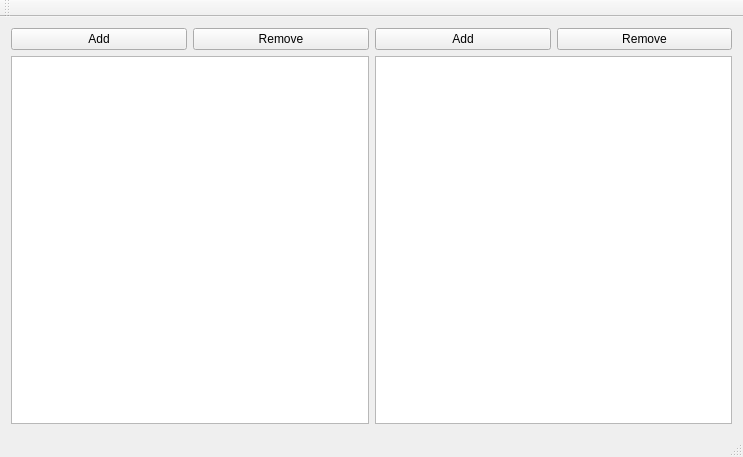
<?xml version="1.0" encoding="UTF-8"?>
<ui version="4.0">
 <class>MainWindow</class>
 <widget class="QMainWindow" name="MainWindow">
  <property name="geometry">
   <rect>
    <x>0</x>
    <y>0</y>
    <width>743</width>
    <height>457</height>
   </rect>
  </property>
  <property name="windowTitle">
   <string>MainWindow</string>
  </property>
  <widget class="QWidget" name="centralWidget">
   <layout class="QHBoxLayout" name="horizontalLayout_3">
    <item>
     <layout class="QVBoxLayout" name="verticalLayout">
      <item>
       <layout class="QHBoxLayout" name="horizontalLayout">
        <item>
         <widget class="QPushButton" name="left_add">
          <property name="text">
           <string>Add</string>
          </property>
         </widget>
        </item>
        <item>
         <widget class="QPushButton" name="left_remove">
          <property name="text">
           <string>Remove</string>
          </property>
         </widget>
        </item>
       </layout>
      </item>
      <item>
       <widget class="QTableView" name="inbox"/>
      </item>
     </layout>
    </item>
    <item>
     <layout class="QVBoxLayout" name="verticalLayout_2">
      <item>
       <layout class="QHBoxLayout" name="horizontalLayout_2">
        <item>
         <widget class="QPushButton" name="right_add">
          <property name="text">
           <string>Add</string>
          </property>
         </widget>
        </item>
        <item>
         <widget class="QPushButton" name="right_remove">
          <property name="text">
           <string>Remove</string>
          </property>
         </widget>
        </item>
       </layout>
      </item>
      <item>
       <widget class="QTableView" name="list"/>
      </item>
     </layout>
    </item>
   </layout>
  </widget>
  <widget class="QMenuBar" name="menuBar">
   <property name="geometry">
    <rect>
     <x>0</x>
     <y>0</y>
     <width>743</width>
     <height>21</height>
    </rect>
   </property>
  </widget>
  <widget class="QToolBar" name="mainToolBar">
   <attribute name="toolBarArea">
    <enum>TopToolBarArea</enum>
   </attribute>
   <attribute name="toolBarBreak">
    <bool>false</bool>
   </attribute>
  </widget>
  <widget class="QStatusBar" name="statusBar"/>
 </widget>
 <layoutdefault spacing="6" margin="11"/>
 <resources/>
 <connections>
  <connection>
   <sender>left_add</sender>
   <signal>clicked()</signal>
   <receiver>MainWindow</receiver>
   <slot>onLeftAdd()</slot>
   <hints>
    <hint type="sourcelabel">
     <x>141</x>
     <y>60</y>
    </hint>
    <hint type="destinationlabel">
     <x>190</x>
     <y>66</y>
    </hint>
   </hints>
  </connection>
  <connection>
   <sender>left_remove</sender>
   <signal>clicked()</signal>
   <receiver>MainWindow</receiver>
   <slot>onLeftRemove()</slot>
   <hints>
    <hint type="sourcelabel">
     <x>352</x>
     <y>53</y>
    </hint>
    <hint type="destinationlabel">
     <x>372</x>
     <y>60</y>
    </hint>
   </hints>
  </connection>
  <connection>
   <sender>right_add</sender>
   <signal>clicked()</signal>
   <receiver>MainWindow</receiver>
   <slot>onRightAdd()</slot>
   <hints>
    <hint type="sourcelabel">
     <x>532</x>
     <y>60</y>
    </hint>
    <hint type="destinationlabel">
     <x>558</x>
     <y>67</y>
    </hint>
   </hints>
  </connection>
  <connection>
   <sender>right_remove</sender>
   <signal>clicked()</signal>
   <receiver>MainWindow</receiver>
   <slot>onRightRemove()</slot>
   <hints>
    <hint type="sourcelabel">
     <x>690</x>
     <y>47</y>
    </hint>
    <hint type="destinationlabel">
     <x>737</x>
     <y>65</y>
    </hint>
   </hints>
  </connection>
 </connections>
 <slots>
  <slot>onLeftAdd()</slot>
  <slot>onLeftRemove()</slot>
  <slot>onRightAdd()</slot>
  <slot>onRightRemove()</slot>
 </slots>
</ui>
